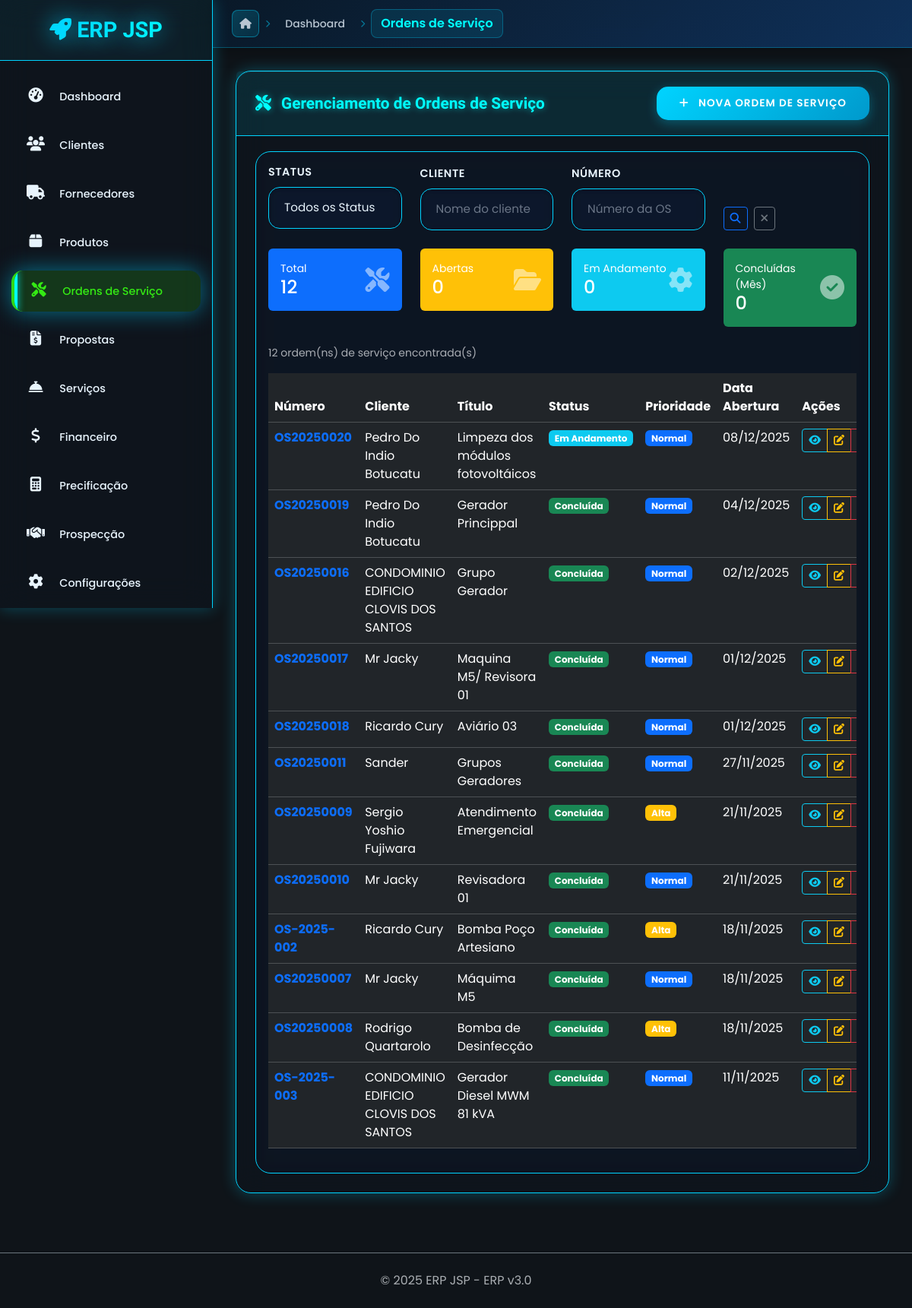
The page /ordem_servico/listar on the database as committed earlier.
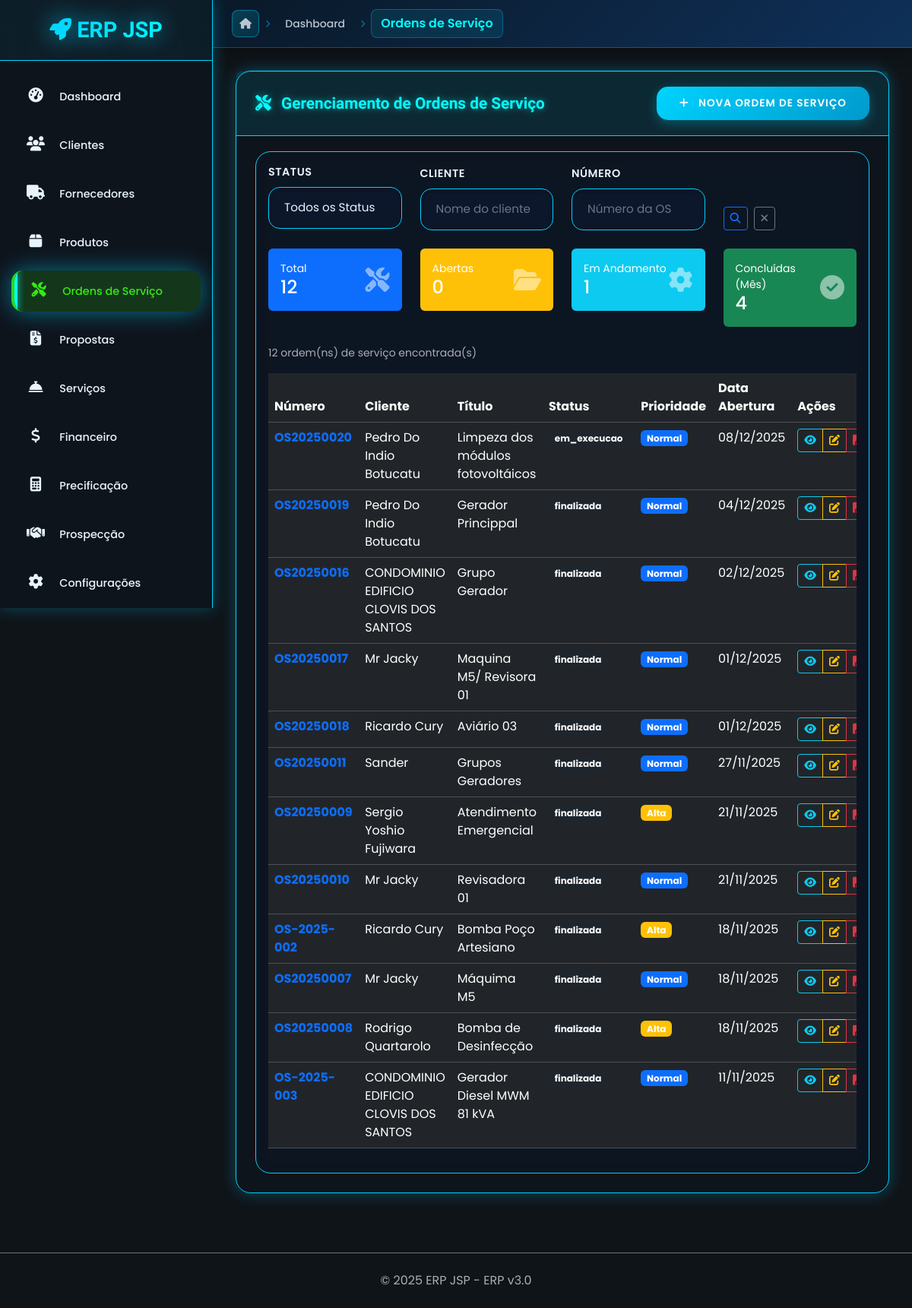
The same page on the database as committed later.
### app/ordem_servico/ordem_servico_model.py (models this page shows, shortened)
class OrdemServico(BaseModel):
    __tablename__ = 'ordem_servico'
    STATUS_CHOICES = STATUS_CHOICES
    PRIORIDADE_CHOICES = PRIORIDADE_CHOICES
    STATUS_MAP = STATUS_MAP
    PRIORIDADE_MAP = PRIORIDADE_MAP
    numero = db.Column(db.String(20), unique=True, nullable=False, index=True)
    incluir_imagens_relatorio = db.Column(db.Boolean, default=False)
    proposta_id = db.Column(db.Integer, db.ForeignKey('propostas.id'), nullable=True)
    proposta = db.relationship('Proposta', backref='ordens_servico')
    cliente_id = db.Column(db.Integer, db.ForeignKey('clientes.id'), nullable=False)
    cliente = db.relationship('Cliente', backref='ordens_servico')
    solicitante = db.Column(db.String(200))  # Nome da pessoa que solicitou o serviço
    descricao_problema = db.Column(db.Text)  # Descrição do problema ou defeito
    titulo = db.Column(db.String(200), nullable=False)
    descricao = db.Column(db.Text)
    observacoes = db.Column(db.Text)
    tipo_servico = db.Column(db.String(100))  # Tipo/categoria do serviço
    status = db.Column(db.String(20), default='pendente', nullable=False, server_default='pendente')
    prioridade = db.Column(db.String(20), default='normal', nullable=False, server_default='normal')
    data_abertura = db.Column(db.Date, default=date.today, nullable=False)
    data_prevista = db.Column(db.Date)
    data_inicio = db.Column(db.DateTime)
    data_conclusao = db.Column(db.DateTime)
    tecnico_responsavel = db.Column(db.String(100))
    valor_servico = db.Column(db.Numeric(10, 2), default=0.00)
    valor_pecas = db.Column(db.Numeric(10, 2), default=0.00)
    valor_desconto = db.Column(db.Numeric(10, 2), default=0.00)
    valor_total = db.Column(db.Numeric(10, 2), default=0.00)
    prazo_garantia = db.Column(db.Integer, default=0)  # em dias
    equipamento = db.Column(db.String(200))
    marca_modelo = db.Column(db.String(200))
    numero_serie = db.Column(db.String(100))
    defeito_relatado = db.Column(db.Text)
    diagnostico = db.Column(db.Text)
    diagnostico_tecnico = db.Column(db.Text)
    solucao = db.Column(db.Text)
    km_inicial = db.Column(db.Integer)
    km_final = db.Column(db.Integer)
    total_km = db.Column(db.String(20))  # Formato: "15.5 km"
    hora_inicial = db.Column(db.Time)
    hora_final = db.Column(db.Time)
    total_horas = db.Column(db.String(20))  # Formato: "2h 30min"
    condicao_pagamento = db.Column(db.String(50), default='a_vista')  # a_vista, parcelado
    numero_parcelas = db.Column(db.Integer, default=1)
    valor_entrada = db.Column(db.Numeric(10, 2), default=0.00)  # Valor da entrada
    data_primeira_parcela = db.Column(db.Date)  # Data da primeira parcela
    data_vencimento_pagamento = db.Column(db.Date)  # Data de vencimento do pagamento (para à vista)
    descricao_pagamento = db.Column(db.Text)  # Descrição detalhada das condições
    status_pagamento = db.Column(db.String(20), default='pendente')  # pendente, parcial, pago, vencido
    observacoes_anexos = db.Column(db.Text)  # Observações sobre anexos
    @property
    def prazo_vencido(self):
        if not self.data_prevista or self.status in ['finalizada', 'cancelada', 'concluida']:
            return False
        return date.today() > self.data_prevista
    @classmethod
    def estatisticas_dashboard(cls):
        total = cls.query.filter_by(ativo=True).count()
        pendentes = cls.query.filter_by(status='pendente', ativo=True).count()
        em_andamento = cls.query.filter_by(status='em_execucao', ativo=True).count()
        concluidas_mes = cls.query.filter(
            cls.status == 'finalizada',
            cls.ativo == True,
            func.extract('month', cls.data_conclusao) == date.today().month,
            func.extract('year', cls.data_conclusao) == date.today().year
        ).count()
        return {
            'total': total,
            'abertas': pendentes,  # Compatibilidade com template
            'em_andamento': em_andamento,
            'concluidas_mes': concluidas_mes
        }

### app/cliente/cliente_model.py (models this page shows, shortened)
class Cliente(BaseModel):
    __tablename__ = 'clientes'
    nome = db.Column(db.String(150), nullable=False, index=True)
    nome_fantasia = db.Column(db.String(150), index=True)  # Para PJ
    razao_social = db.Column(db.String(200))  # Para PJ
    tipo = db.Column(db.String(20), nullable=False, default='PF')  # PF ou PJ
    cpf_cnpj = db.Column(db.String(20), unique=True, index=True)
    rg_ie = db.Column(db.String(20))
    im = db.Column(db.String(20))  # Inscrição Municipal
    email = db.Column(db.String(150), index=True)
    email_financeiro = db.Column(db.String(150))  # Email específico para cobrança
    telefone = db.Column(db.String(20))
    celular = db.Column(db.String(20))
    whatsapp = db.Column(db.String(20))
    site = db.Column(db.String(200))
    contato_nome = db.Column(db.String(100))  # Nome do responsável
    contato_cargo = db.Column(db.String(100))  # Cargo do responsável
    contato_telefone = db.Column(db.String(20))
    contato_email = db.Column(db.String(150))
    cep = db.Column(db.String(10))
    endereco = db.Column(db.String(200))
    numero = db.Column(db.String(20))
    complemento = db.Column(db.String(100))
    bairro = db.Column(db.String(100))
    cidade = db.Column(db.String(100))
    estado = db.Column(db.String(2))
    pais = db.Column(db.String(50), default='Brasil')
    segmento = db.Column(db.String(100))  # Setor de atuação
    porte_empresa = db.Column(db.String(20))  # MEI, ME, EPP, Grande
    origem = db.Column(db.String(50))  # Como conheceu a empresa
    classificacao = db.Column(db.String(20), default='A')  # A, B, C (qualidade)
    limite_credito = db.Column(db.Numeric(10, 2), default=0)
    forma_pagamento_padrao = db.Column(db.String(50))
    prazo_pagamento_padrao = db.Column(db.Integer, default=30)  # dias
    desconto_padrao = db.Column(db.Numeric(5, 2), default=0)  # %
    data_nascimento = db.Column(db.Date)  # Para PF
    data_fundacao = db.Column(db.Date)  # Para PJ
    genero = db.Column(db.String(20))  # Para PF
    estado_civil = db.Column(db.String(20))  # Para PF
    profissao = db.Column(db.String(100))  # Para PF
    observacoes = db.Column(db.Text)
    observacoes_internas = db.Column(db.Text)  # Não visível em relatórios
    status = db.Column(db.String(20), default='ativo')  # ativo, inativo, bloqueado
    motivo_bloqueio = db.Column(db.String(200))

### app/ordem_servico/ordem_servico_routes.py (the view, shortened to what this page needs)
@ordem_servico_bp.route('/')
@ordem_servico_bp.route('/listar')
def listar():
    print("=" * 80)
    print("🔍 DEBUG ROTA /listar")
    print("=" * 80)
    total_os = OrdemServico.query.count()
    print(f"🔍 Total de OS no banco (SEM filtro): {total_os}")
    if total_os > 0:
        print(f"🔍 Primeiras 5 OS no banco:")
        primeiras = OrdemServico.query.limit(5).all()
        for os in primeiras:
            print(f"   ID={os.id}, numero={os.numero}, ativo={os.ativo} (tipo: {type(os.ativo)}), titulo={os.titulo}")
    busca = request.args.get('busca', '').strip()
    status = request.args.get('status', '').strip()
    prioridade = request.args.get('prioridade', '').strip()
    cliente_id = request.args.get('cliente_id', '').strip()
    print(f"\n📊 Parâmetros recebidos:")
    print(f"   busca: '{busca}'")
    print(f"   status: '{status}'")
    print(f"   prioridade: '{prioridade}'")
    print(f"   cliente_id: '{cliente_id}'")
    total_geral = OrdemServico.query.count()
    total_ativas = OrdemServico.query.filter(OrdemServico.ativo == True).count()
    print(f"\n📊 DIAGNÓSTICO:")
    print(f"   Total de OS (sem filtro): {total_geral}")
    print(f"   Total de OS ativas: {total_ativas}")
    query = OrdemServico.query.filter(OrdemServico.ativo == True)
    if status:
        query = query.filter(OrdemServico.status == status)
    if prioridade:
        query = query.filter(OrdemServico.prioridade == prioridade)
    if cliente_id:
        try:
            query = query.filter(OrdemServico.cliente_id == int(cliente_id))
        except ValueError:
            pass
    ordens = query.order_by(OrdemServico.data_abertura.desc()).all()
    print(f"\n📋 Resultado da query:")
    print(f"   Total de OS encontradas: {len(ordens)}")
    if ordens:
        print(f"   Primeiras 5 OS:")
        for os in ordens[:5]:
            print(f"   - {os.numero} | {os.titulo} | Status: {os.status}")
    else:
        print("   ⚠️ NENHUMA OS ENCONTRADA COM OS FILTROS APLICADOS")
    clientes = Cliente.query.filter_by(ativo=True).order_by(Cliente.nome).all()
    print(f"\n👥 Clientes ativos: {len(clientes)}")
    stats = OrdemServico.estatisticas_dashboard()
    print(f"\n📊 Estatísticas: {stats}")
    print("=" * 80)
    return render_template('os/listar.html',
                         ordens=ordens,
                         clientes=clientes,
                         stats=stats,
                         busca=busca,
                         status_filtro=status,
                         prioridade_filtro=prioridade,
                         cliente_filtro=cliente_id)

### app/auth/auth_routes.py (called while the page is built)
@auth_bp.app_context_processor
def inject_auth_vars():
    return {
        'current_user': current_user,
        'is_authenticated': current_user.is_authenticated if current_user else False
    }

### app/ordem_servico/templates/os/listar.html (shortened to what the changed rows need)
{% extends "base.html" %}
{% block content %}
<div class="row">
    <div class="col-12">
        <div class="card">
            <div class="card-body">
                <div class="row mb-4">
                    <div class="col-md-3">
                        <div class="bg-info text-white p-3 rounded">
                            <div class="d-flex justify-content-between align-items-center">
                                <div>
                                    <div class="small">Em Andamento</div>
                                    <div class="h4 mb-0">{{ stats.em_andamento or 0 }}</div>
                                </div>
                            </div>
                        </div>
                    </div>
                    <div class="col-md-3">
                        <div class="bg-success text-white p-3 rounded">
                            <div class="d-flex justify-content-between align-items-center">
                                <div>
                                    <div class="small">Concluídas (Mês)</div>
                                    <div class="h4 mb-0">{{ stats.concluidas_mes or 0 }}</div>
                                </div>
                            </div>
                        </div>
                    </div>
                </div>
                {% if ordens %}
                <div class="table-responsive">
                    <table class="table table-dark table-hover">
                        <thead>
                            <tr>
                                <th>Número</th>
                                <th>Cliente</th>
                                <th>Título</th>
                                <th>Status</th>
                                <th>Prioridade</th>
                                <th>Data Abertura</th>
                                <th width="260">Ações</th>
                            </tr>
                        </thead>
                        <tbody>
                            {% for ordem in ordens %}
                            <tr>
                                <td>
                                    <strong class="text-primary">{{ ordem.numero }}</strong>
                                </td>
                                <td>
                                    {% if ordem.cliente %}
                                        {{ ordem.cliente.nome }}
                                    {% else %}
                                        <span class="text-muted">-</span>
                                    {% endif %}
                                </td>
                                <td>{{ ordem.titulo|truncate(50) }}</td>
                                <td>
                                    {% if ordem.status == 'aberta' %}
                                        <span class="badge bg-warning">Aberta</span>
                                    {% elif ordem.status == 'em_andamento' %}
                                        <span class="badge bg-info">Em Andamento</span>
                                    {% elif ordem.status == 'aguardando_pecas' %}
                                        <span class="badge bg-secondary">Aguardando Peças</span>
                                    {% elif ordem.status == 'aguardando_cliente' %}
                                        <span class="badge bg-secondary">Aguardando Cliente</span>
                                    {% elif ordem.status == 'concluida' %}
                                        <span class="badge bg-success">Concluída</span>
                                    {% elif ordem.status == 'cancelada' %}
                                        <span class="badge bg-danger">Cancelada</span>
                                    {% else %}
                                        <span class="badge bg-secondary">{{ ordem.status }}</span>
                                    {% endif %}
                                </td>
                                <td>
                                    {% if ordem.prioridade == 'baixa' %}
                                        <span class="badge bg-success">Baixa</span>
                                    {% elif ordem.prioridade == 'normal' %}
                                        <span class="badge bg-primary">Normal</span>
                                    {% elif ordem.prioridade == 'alta' %}
                                        <span class="badge bg-warning">Alta</span>
                                    {% elif ordem.prioridade == 'urgente' %}
                                        <span class="badge bg-danger">Urgente</span>
                                    {% else %}
                                        <span class="badge bg-secondary">{{ ordem.prioridade or 'Normal' }}</span>
                                    {% endif %}
                                </td>
                                <td>
                                    {% if ordem.data_abertura %}
                                        {{ ordem.data_abertura.strftime('%d/%m/%Y') }}
                                    {% else %}
                                        <span class="text-muted">-</span>
                                    {% endif %}
                                </td>
                                <td>
                                    <div class="btn-group btn-group-sm" role="group">
                                        <a href="{{ url_for('ordem_servico.visualizar', id=ordem.id) }}"
                                           class="btn btn-outline-info"
                                           title="Visualizar">
                                            <i class="fas fa-eye"></i>
                                        </a>
                                        <a href="{{ url_for('ordem_servico.editar', id=ordem.id) }}"
                                           class="btn btn-outline-warning"
                                           title="Editar">
                                            <i class="fas fa-edit"></i>
                                        </a>
                                        <a href="{{ url_for('ordem_servico.gerar_relatorio_pdf', id=ordem.id) }}"
                                           class="btn btn-outline-danger"
                                           title="Gerar PDF"
                                           target="_blank">
                                            <i class="fas fa-file-pdf"></i>
                                        </a>
                                    </div>
                                </td>
                            </tr>
                            {% endfor %}
                        </tbody>
                    </table>
                </div>
                {% endif %}
            </div>
        </div>
    </div>
</div>
{% endblock %}

Rows that differ between the two databases and show on the page:
changed OrdemServico "OS20250020": status (not shown) → "em_execucao"; no longer shows "Em Andamento"
changed OrdemServico "OS20250019": status (not shown) → "finalizada"; no longer shows "Concluída"
changed OrdemServico "OS20250016": status (not shown) → "finalizada"; no longer shows "Concluída"
changed OrdemServico "OS20250017": status (not shown) → "finalizada"; no longer shows "Concluída"
changed OrdemServico "OS20250018": status (not shown) → "finalizada"; no longer shows "Concluída"
changed OrdemServico "OS20250011": status (not shown) → "finalizada"; no longer shows "Concluída"
changed OrdemServico "OS20250009": status (not shown) → "finalizada"; no longer shows "Concluída"
changed OrdemServico "OS20250010": status (not shown) → "finalizada"; no longer shows "Concluída"
changed OrdemServico "OS-2025-002": status (not shown) → "finalizada"; no longer shows "Concluída"
changed OrdemServico "OS20250007": status (not shown) → "finalizada"; no longer shows "Concluída"
changed OrdemServico "OS20250008": status (not shown) → "finalizada"; no longer shows "Concluída"
changed OrdemServico "OS-2025-003": status (not shown) → "finalizada"; no longer shows "Concluída"
Other text that changed with them:
{{ stats.em_andamento or 0 }}: "0" → "1"
{{ stats.concluidas_mes or 0 }}: "0" → "4"
